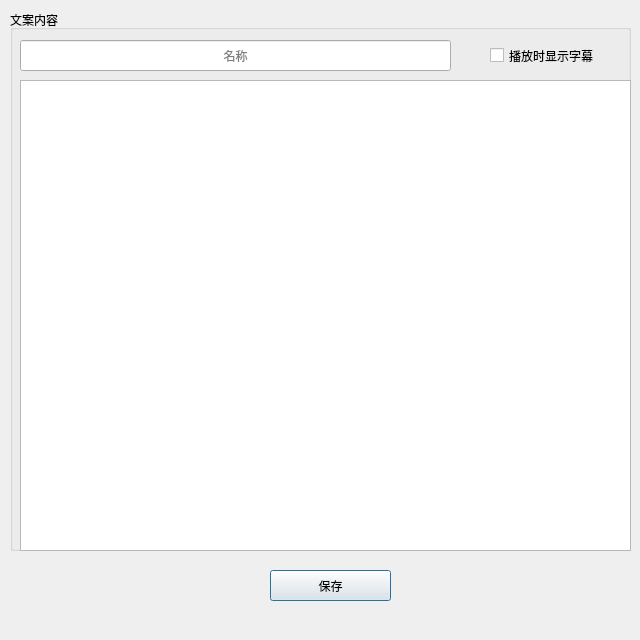
<?xml version="1.0" encoding="UTF-8"?>
<ui version="4.0">
 <class>Dialog_place_edit</class>
 <widget class="QDialog" name="Dialog_place_edit">
  <property name="windowModality">
   <enum>Qt::ApplicationModal</enum>
  </property>
  <property name="geometry">
   <rect>
    <x>0</x>
    <y>0</y>
    <width>640</width>
    <height>640</height>
   </rect>
  </property>
  <property name="minimumSize">
   <size>
    <width>640</width>
    <height>640</height>
   </size>
  </property>
  <property name="maximumSize">
   <size>
    <width>640</width>
    <height>640</height>
   </size>
  </property>
  <property name="windowTitle">
   <string>Dialog</string>
  </property>
  <widget class="QGroupBox" name="groupBox_5">
   <property name="geometry">
    <rect>
     <x>10</x>
     <y>10</y>
     <width>621</width>
     <height>541</height>
    </rect>
   </property>
   <property name="title">
    <string>文案内容</string>
   </property>
   <widget class="QTextEdit" name="textEdit_content">
    <property name="geometry">
     <rect>
      <x>10</x>
      <y>70</y>
      <width>611</width>
      <height>471</height>
     </rect>
    </property>
    <property name="minimumSize">
     <size>
      <width>0</width>
      <height>0</height>
     </size>
    </property>
    <property name="font">
     <font>
      <family>宋体</family>
      <pointsize>11</pointsize>
     </font>
    </property>
   </widget>
   <widget class="QLineEdit" name="lineEdit_name">
    <property name="geometry">
     <rect>
      <x>10</x>
      <y>30</y>
      <width>431</width>
      <height>31</height>
     </rect>
    </property>
    <property name="alignment">
     <set>Qt::AlignCenter</set>
    </property>
    <property name="placeholderText">
     <string>名称</string>
    </property>
   </widget>
   <widget class="QCheckBox" name="checkBox_show_subtitles">
    <property name="geometry">
     <rect>
      <x>480</x>
      <y>30</y>
      <width>121</width>
      <height>31</height>
     </rect>
    </property>
    <property name="text">
     <string>播放时显示字幕</string>
    </property>
   </widget>
  </widget>
  <widget class="QPushButton" name="pushButton_save_place">
   <property name="geometry">
    <rect>
     <x>270</x>
     <y>570</y>
     <width>121</width>
     <height>31</height>
    </rect>
   </property>
   <property name="text">
    <string>保存</string>
   </property>
  </widget>
 </widget>
 <tabstops>
  <tabstop>lineEdit_name</tabstop>
  <tabstop>textEdit_content</tabstop>
  <tabstop>pushButton_save_place</tabstop>
 </tabstops>
 <resources/>
 <connections/>
</ui>
